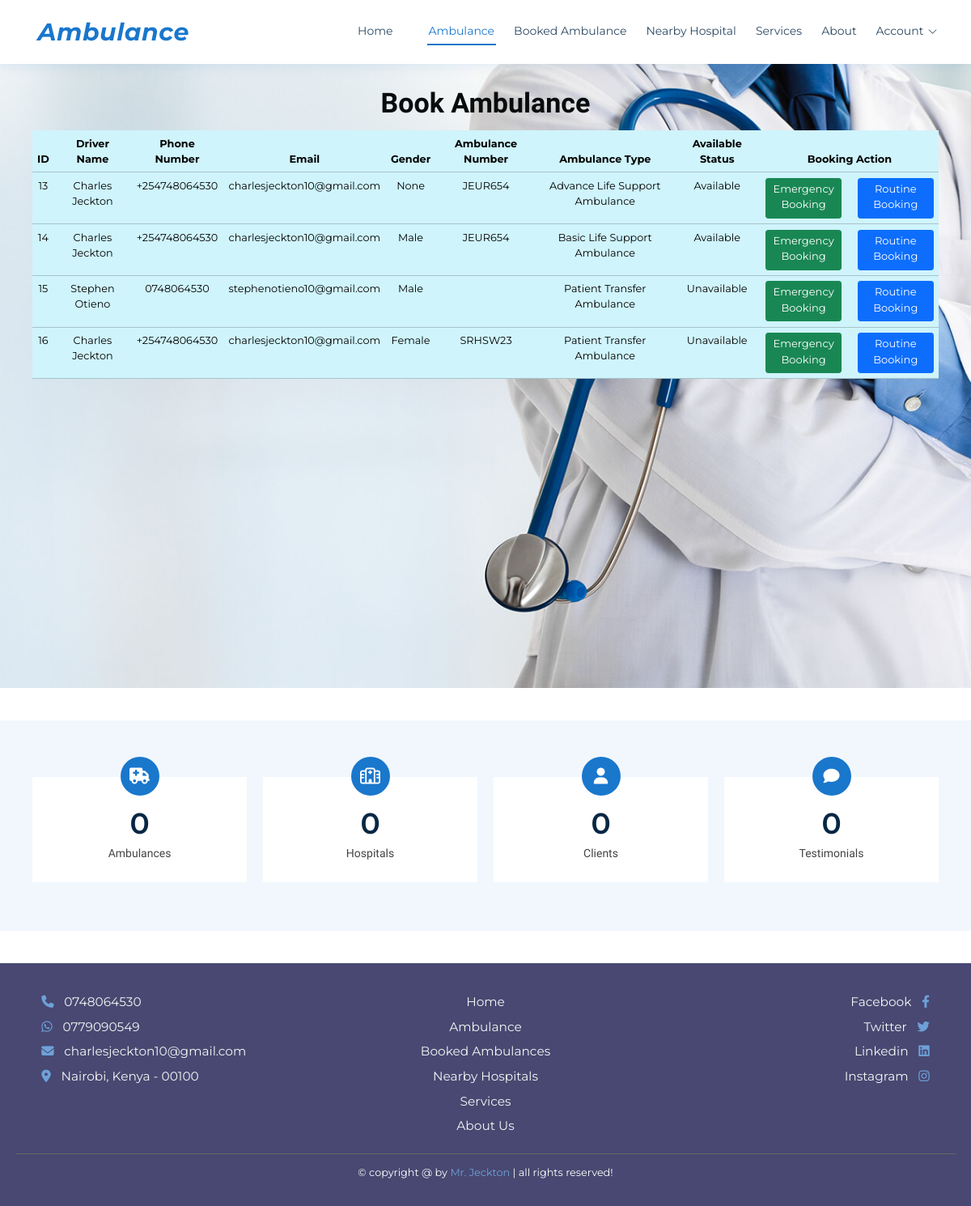
/ambulance/ (signed in), run on the app's committed database.
### AmbulanceApp/models.py (models this page shows, shortened)
class Ambulance(models.Model):
    GENDER_CHOICES = [
        ('M', 'Male'),
        ('F', 'Female'),
        ('O', 'Other'),
    ]
    AMBULANCE_TYPE = [
        ('Basic Life Support Ambulance', 'Basic Life Support Ambulance'),
        ('Advance Life Support Ambulance', 'Advance Life Support Ambulance'),
        ('Patient Transfer Ambulance', 'Patient Transfer Ambulance'),
        ('Mortuary Ambulance', 'Mortuary Ambulance'),
    ]
    STATUS = [
        ('Available', 'Available'),
        ('Unavailable', 'Unavailable'),
    ]
    id = models.AutoField(primary_key=True)
    firstname = models.CharField(max_length=80)
    lastname = models.CharField(max_length=100)
    age = models.IntegerField(default=18)
    Ambulance_No = models.CharField(max_length=14)
    email = models.EmailField()
    username = models.CharField(max_length=50)
    password = models.CharField(max_length=50)
    Phone_number = models.CharField(max_length=15)
    Gender = models.CharField(max_length=1, choices=GENDER_CHOICES, null=True, blank=True)
    Ambulance_type = models.CharField(max_length=50, choices=AMBULANCE_TYPE)
    Status = models.CharField(max_length=50, choices=STATUS)

### AmbulanceApp/views.py (the view)
# urls.py: path('ambulance/', views.ambulance, name='ambulance'),
@login_required(login_url='/user_login')
def ambulance(request):
    ambulances = Ambulance.objects.all()
    return render(request, 'ambulances.html', {'ambulance': ambulances})

### templates/ambulances.html (shortened to what this page needs)
<!DOCTYPE html>
<html lang="en">
<head>
    {% load static %}
  <link href="{% static 'assets/vendor/fontawesome-free/css/all.min.css' %}" rel="stylesheet">
  <link href="{% static 'assets/vendor/animate.css/animate.min.css' %}" rel="stylesheet">
  <link href="{% static 'assets/vendor/bootstrap/css/bootstrap.min.css' %}" rel="stylesheet">
  <link href="{% static 'assets/vendor/bootstrap-icons/bootstrap-icons.css' %}" rel="stylesheet">
  <link href="{% static 'assets/vendor/boxicons/css/boxicons.min.css' %}" rel="stylesheet">
  <link href="{% static 'assets/vendor/glightbox/css/glightbox.min.css' %}" rel="stylesheet">
  <link href="{% static 'assets/vendor/remixicon/remixicon.css' %}" rel="stylesheet">
  <link href="{% static 'assets/vendor/swiper/swiper-bundle.min.css' %}" rel="stylesheet">
  <link href="{% static 'assets/css/style.css' %}" rel="stylesheet">
    <link href="{% static 'assets/css/footer1.css' %}" rel="stylesheet">
</head>
<body>
  <div id="topbar" class="d-flex align-items-center fixed-top">
    <div class="container d-flex justify-content-between">
      <div class="contact-info d-flex align-items-center">
         <a href="mailto:charlesjeckton10@yahoo.com">charlesjeckton10@yahoo.com</a>
      </div>
      <div class="d-none d-lg-flex social-links align-items-center">
        <a href="https://www.twitter.com/@CharlesJeckton" class="twitter"></a>
        <a href="https://www.facebook.com/charles.jeckton.9" class="facebook"></a>
        <a href="https://instagram.com/cjeckton?igshid=MzNlNGNkZWQ4Mg==" class="instagram"></a>
        <a href="https://www.linkedin.com/in/charles-jeckton-423730206" class="linkedin"></a>
      </div>
    </div>
  </div>
  <header id="header" class="fixed-top">
    <div class="container d-flex align-items-center">
      <a href="{% url 'index' %}" class="logo me-auto"><img src="{% static '' %}" alt="" class="img-fluid"> <i>Ambulance</i></a>
      <nav id="navbar" class="navbar order-last order-lg-0">
        <ul>
            <li><a class="nav-link scrollto" href="{% url 'index' %}">Home</a></li><li>
            <li><a class="nav-link scrollto active" href="{% url 'ambulance' %}">Ambulance</a></li>
            <li><a class="nav-link scrollto" href="{% url 'booked' %}">Booked Ambulance</a></li>
            <li><a class="nav-link scrollto" href="{% url 'hospitals' %}">Nearby Hospital</a></li>
            <li><a class="nav-link scrollto" href="{% url 'services' %}">Services</a></li>
            <li><a class="nav-link scrollto" href="{% url 'about' %}">About</a></li>
            <li class="dropdown"><a href="#"> Account <i class="bi bi-chevron-down"></i></a>
          </li>
        </ul>
      </nav>
    </div>
  </header>
  <section id="ambulance">
      <h1 class="text-center">Book Ambulance</h1>
      <div class="container table-responsive" >
          <table class="table table-info" style="margin: 0 auto">
  <thead>
    <tr class="text-center">
        <th>ID</th>
        <th>Driver Name</th>
        <th>Phone Number</th>
        <th>Email</th>
        <th>Gender</th>
        <th>Ambulance Number</th>
        <th>Ambulance Type</th>
        <th>Available Status</th>
        <th>Booking Action</th>
    </tr>
    </thead>
   <tbody>
    {% for product in ambulance %}
    <tr class="text-center">
        <td>{{ product.id }}</td>
        <td>{{ product.firstname }} {{ product.lastname }}</td>
        <td>{{ product.Phone_number }}</td>
        <td>{{ product.email }}</td>
        <td>{{ product.Gender }}</td>
        <td>{{ product.Ambulance_No }}</td>
        <td>{{ product.Ambulance_type }}</td>
        <td>{{ product.Status }}</td>
<td>
    <div class="row">
        <div class="col-md-6">
            <a href="#" class="btn btn-success btn-block btn-sm" style="height: 50px; font-size: 13px;">
                Emergency Booking
            </a>
        </div>
        <div class="col-md-6">
            <a href="#" class="btn btn-primary btn-block btn-sm" style="height: 50px; font-size: 13px;">
                Routine Booking
            </a>
        </div>
    </div>
</td>
    </tr>
    {% endfor %}
    </tbody>
</table>
      </div>
  </section>
   <main id="main">
    <section id="counts" class="counts">
      <div class="container">
        <div class="row">
          <div class="col-lg-3 col-md-6">
            <div class="count-box">
              <i class="fas fa-ambulance"></i>
              <span data-purecounter-start="0" data-purecounter-end="65" data-purecounter-duration="1" class="purecounter"></span>
              <p>Ambulances</p>
            </div>
          </div>
          <div class="col-lg-3 col-md-6 mt-5 mt-md-0">
            <div class="count-box">
              <i class="far fa-hospital"></i>
              <span data-purecounter-start="0" data-purecounter-end="150" data-purecounter-duration="1" class="purecounter"></span>
              <p>Hospitals</p>
            </div>
          </div>
          <div class="col-lg-3 col-md-6 mt-5 mt-lg-0">
            <div class="count-box">
              <i class="fas fa-user"></i>
              <span data-purecounter-start="0" data-purecounter-end="900" data-purecounter-duration="1" class="purecounter"></span>
              <p>Clients</p>
            </div>
          </div>
          <div class="col-lg-3 col-md-6 mt-5 mt-lg-0">
            <div class="count-box">
              <i class="fas fa-comment"></i>
              <span data-purecounter-start="0" data-purecounter-end="10" data-purecounter-duration="1" class="purecounter"></span>
              <p>Testimonials</p>
            </div>
          </div>
        </div>
      </div>
    </section>
  </main>
<footer class="footer">
   <section class="flex">
      <div class="box">
         <a href="tel:0748064530"><i class="fas fa-phone"></i><span>0748064530</span></a>
         <a href="https://api.whatsapp.com/send?phone=254779090549"><i class="fab fa-whatsapp"></i><span>0779090549</span></a>
         <a href="mailto:charlesjeckton10@gmail.com"><i class="fas fa-envelope"></i><span>charlesjeckton10@gmail.com</span></a>
         <a href="https://www.google.com/maps/place/Top+Plaza,+Kindaruma+Rd,+Nairobi/@-1.2973285,36.7896633,17z/data=!3m1!4b1!4m6!3m5!1s0x182f10982e8d17a3:0xda37b619e7b500f!8m2!3d-1.2973339!4d36.7922382!16s%2Fg%2F11rrq7wnd2?entry=ttu"><i class="fas fa-map-marker-alt"></i><span>Nairobi, Kenya - 00100</span></a>
      </div>
      <div class="box">
         <a href="{% url 'index' %}"><span>Home</span></a>
         <a href="{% url 'ambulance' %}"><span>Ambulance</span></a>
         <a href="{% url 'booked' %}"><span>Booked Ambulances</span></a>
         <a href="{% url 'hospitals' %}"><span>Nearby Hospitals</span></a>
         <a href="{% url 'services' %}"><span>Services</span></a>
         <a href="{% url 'about' %}"><span>About Us</span></a>
      </div>
      <div class="box">
         <a href="https://www.facebook.com/charles.jeckton.9"><span>Facebook</span><i class="fab fa-facebook-f"></i></a>
         <a href="https://www.twitter.com/@CharlesJeckton"><span>Twitter</span><i class="fab fa-twitter"></i></a>
         <a href="https://www.linkedin.com/in/charles-jeckton-423730206"><span>Linkedin</span><i class="fab fa-linkedin"></i></a>
         <a href="https://instagram.com/cjeckton?igshid=MzNlNGNkZWQ4Mg=="><span>Instagram</span><i class="fab fa-instagram"></i></a>
      </div>
   </section>
   <div class="credit">&copy; copyright @ <?= date('Y'); ?> by <span>Mr. Jeckton</span>  |  all rights reserved!</div>
</footer>
</body>
</html>

### static/assets/css/style.css (style rules this page uses)
body { font-family: "Open Sans", sans-serif; color: #444444; }
a { color: #1977cc; text-decoration: none; }
h1, h2, h3, h4, h5, h6 { font-family: "Raleway", sans-serif; }
#topbar { background: #fff; height: 40px; font-size: 14px; transition: all 0.5s; z-index: 996; }
#topbar .contact-info a { line-height: 1; color: #444444; transition: 0.3s; }
#topbar .social-links a { color: #437099; padding-left: 15px; display: inline-block; line-height: 1px; transition: 0.3s; }
#topbar .social-links a:first-child { border-left: 0; }
#header { background: #fff; transition: all 0.5s; z-index: 997; padding: 15px 0; top: 0; box-shadow: 0 2px 15px rgba(25, 119, 204, 0.1); }
#header .logo { font-size: 30px; margin: 0; padding: 0; line-height: 1; font-weight: 700; letter-spacing: 0.5px; font-family: "Poppins", sans-serif; }
.navbar { padding: 0; }
.navbar ul { margin: 0; padding: 0; display: flex; list-style: none; align-items: center; }
.navbar li { position: relative; }
.navbar>ul>li { position: relative; white-space: nowrap; padding: 8px 0 8px 20px; }
.navbar a, .navbar a:focus { display: flex; align-items: center; justify-content: space-between; font-size: 14px; color: #2c4964; white-space: nowrap; transition: 0.3s; border-bottom: 2px solid #fff; padding: 5px 2px; }
.navbar a i, .navbar a:focus i { font-size: 12px; line-height: 0; margin-left: 5px; }
.navbar a:hover, .navbar .active, .navbar .active:focus, .navbar li:hover>a { color: #1977cc; border-color: #1977cc; }
#ambulance { width: 100%; height: 100vh; background: url("../img/hero-bg.jpg") top center; background-size: cover; margin-bottom: 40px; }
#ambulance h1 { margin-top: 36px; font-size: 34px; font-weight: 700; line-height: 56px; text-transform: capitalize; color: #090c0c; }
section { padding: 60px 0; overflow: hidden; }
.counts { background: #f1f7fd; padding: 70px 0 60px; margin-bottom: 40px; margin-top: 40px; }
.counts .count-box { padding: 30px 30px 25px 30px; width: 100%; position: relative; text-align: center; background: #fff; }
.counts .count-box i { position: absolute; top: -25px; left: 50%; transform: translateX(-50%); font-size: 20px; background: #1977cc; color: #fff; border-radius: 50px; display: inline-flex; align-items: center; justify-content: center; width: 48px; height: 48px; }
.counts .count-box span { font-size: 36px; display: block; font-weight: 600; color: #082744; }
.counts .count-box p { padding: 0; margin: 0; font-family: "Raleway", sans-serif; font-size: 14px; }

### static/assets/css/footer1.css (style rules this page uses)
:root { --main-color:#6ea1d8; --light-color:#666; --light-bg:#eee; --white:#fff; --black:#303030; --border: .1rem solid var(--light-color); --box-shodow:0 .5rem 1rem rgba(0,0,0,.1); --red:#f30f25; --yellow:#f9d23c; }
* { font-family: 'Montserrat', sans-serif; margin: 0; padding: 0; box-sizing: border-box; outline: none; border: none; text-decoration: none; }
html { font-size: 80%; overflow-x: hidden; scroll-behavior: smooth; scroll-padding-top: 1rem; margin-top: 50px; }
body { background-color: var(--white); }
section { padding: 1rem 1rem; }
.footer { background-color: #484872; text-transform: none; padding: 1.5rem; margin-top: 1rem; }
.footer .flex { display: flex; flex-wrap: wrap; gap: 1rem; justify-content: space-between; }
.footer .flex .box { flex: 1 1 20rem; }
.footer .flex .box a { display: block; padding: 0.3rem 1.5rem; font-size: 1.2rem; }
.footer .flex .box a span { color: whitesmoke; }
.footer .flex .box a i { color: var(--main-color); }
.footer .flex .box:last-child { text-align: right; }
.footer .flex .box:last-child a i { margin-left: 1rem; }
.footer .flex .box:first-child a i { margin-right: 1rem; }
.footer .flex .box:nth-child(2) { text-align: center; }
.footer .credit { padding: 1rem; text-align: center; border-top: var(--border); font-size: 1rem; color: var(--white); margin-top: 0.5rem; }
.footer .credit span { color: var(--main-color); }

### data on the page
Ambulance: id "13", firstname "Charles", lastname "Jeckton", Phone_number "+254748064530", email "charlesjeckton10@gmail.com", Gender "None", Ambulance_No "JEUR654", Ambulance_type "Advance Life Support Ambulance", Status "Available"
Ambulance: id "14", firstname "Charles", lastname "Jeckton", Phone_number "+254748064530", email "charlesjeckton10@gmail.com", Gender "Male", Ambulance_No "JEUR654", Ambulance_type "Basic Life Support Ambulance", Status "Available"
Ambulance: id "15", firstname "Stephen", lastname "Otieno", Phone_number "0748064530", email "stephenotieno10@gmail.com", Gender "Male", Ambulance_type "Patient Transfer Ambulance", Status "Unavailable"
Ambulance: id "16", firstname "Charles", lastname "Jeckton", Phone_number "+254748064530", email "charlesjeckton10@gmail.com", Gender "Female", Ambulance_No "SRHSW23", Ambulance_type "Patient Transfer Ambulance", Status "Unavailable"
